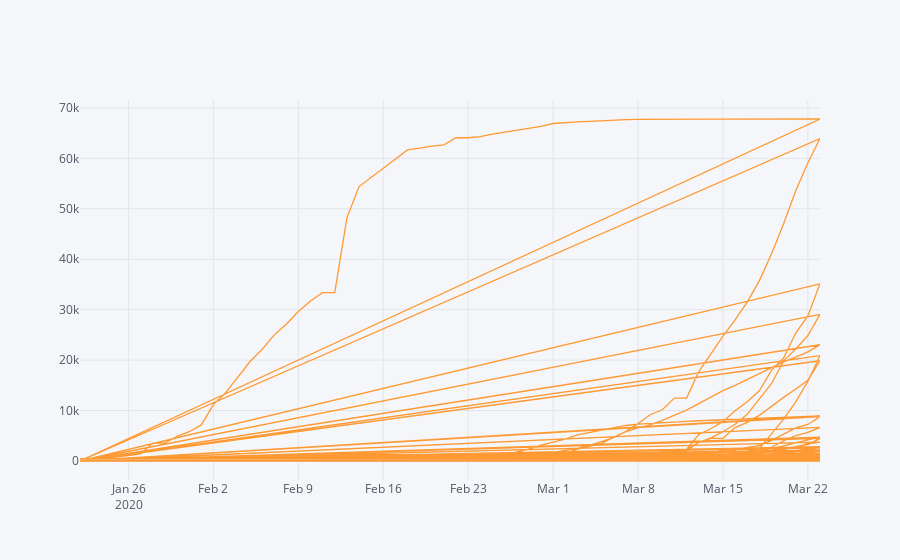

This figure's notebook cell:
### Code cell
import pandas as pd
import numpy as np
import cufflinks as cf
from plotly.offline import download_plotlyjs,init_notebook_mode,plot,iplot
init_notebook_mode(connected=True)
cf.go_offline()
df=pd.read_csv('train.csv')
df2=pd.DataFrame()
df.head()
df.iplot(kind='line',x='Date',y='ConfirmedCases')

### Figure 1 — Plotly figure (JSON) as saved in the notebook; plotly's stock layout.template omitted (floating-point values rounded to 4 significant figures; data arrays with more than 128 entries replaced by an {"elided": "..."} marker saying what was removed)
{"data": [{"line": {"color": "rgba(255, 153, 51, 1.0)", "dash": "solid", "shape": "linear", "width": 1.3}, "mode": "lines", "name": "ConfirmedCases", "text": "", "type": "scatter", "x": {"elided": "17608 str values"}, "y": {"elided": "17608 int values"}}], "layout": {"legend": {"bgcolor": "#F5F6F9", "font": {"color": "#4D5663"}}, "paper_bgcolor": "#F5F6F9", "plot_bgcolor": "#F5F6F9", "title": {"font": {"color": "#4D5663"}}, "xaxis": {"gridcolor": "#E1E5ED", "showgrid": true, "tickfont": {"color": "#4D5663"}, "title": {"font": {"color": "#4D5663"}, "text": ""}, "zerolinecolor": "#E1E5ED"}, "yaxis": {"gridcolor": "#E1E5ED", "showgrid": true, "tickfont": {"color": "#4D5663"}, "title": {"font": {"color": "#4D5663"}, "text": ""}, "zerolinecolor": "#E1E5ED"}}}
